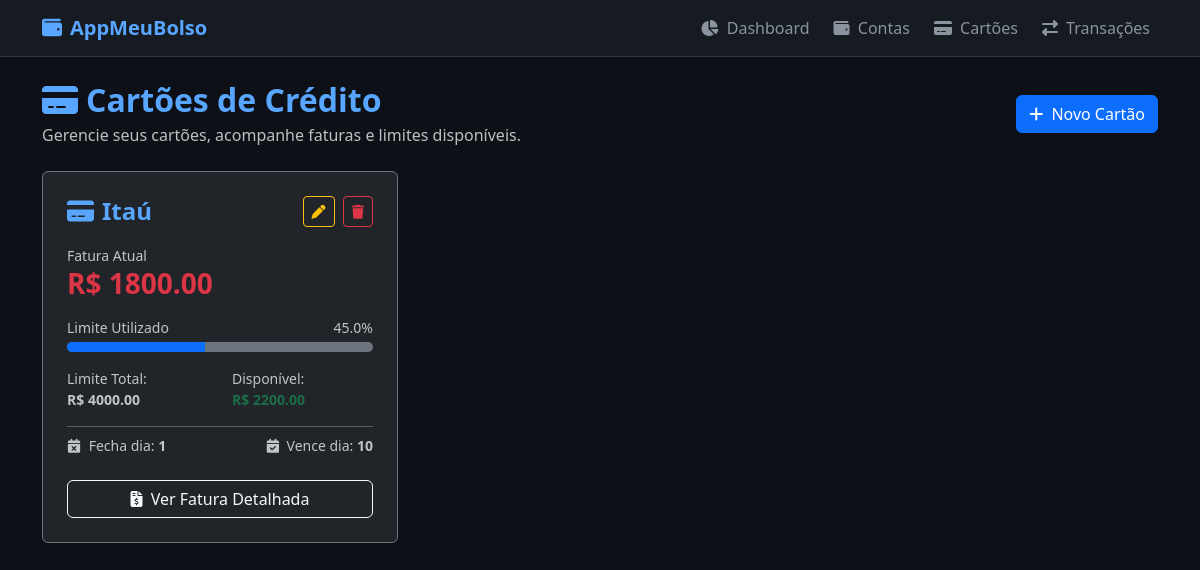
Screenshot of /cartoes/ with the database file from the repository.
### app/models.py (models this page shows)
class Cartao(db.Model):
    id = db.Column(db.Integer, primary_key=True)
    nome = db.Column(db.String(100), nullable=False)
    limite = db.Column(db.Float, nullable=False, default=0.0)
    dia_fechamento = db.Column(db.Integer, nullable=False, default=1)
    dia_vencimento = db.Column(db.Integer, nullable=False, default=10)
    @property
    def fatura_atual(self):
        return sum(t.valor for t in self.transacoes if t.tipo == 'despesa')
    @property
    def limite_disponivel(self):
        return self.limite - self.fatura_atual

class Transacao(db.Model):
    id = db.Column(db.Integer, primary_key=True)
    descricao = db.Column(db.String(150), nullable=False)
    valor = db.Column(db.Float, nullable=False)
    tipo = db.Column(db.String(20), nullable=False)  # 'receita' ou 'despesa'
    data = db.Column(db.DateTime, default=datetime.utcnow)
    conta_id = db.Column(db.Integer, db.ForeignKey('conta.id'), nullable=True)
    conta = db.relationship('Conta', backref=db.backref('transacoes', lazy=True, cascade='all, delete-orphan'))
    cartao_id = db.Column(db.Integer, db.ForeignKey('cartao.id'), nullable=True)
    cartao = db.relationship('Cartao', backref=db.backref('transacoes', lazy=True, cascade='all, delete-orphan'))
    parcela_atual = db.Column(db.Integer, default=1)
    total_parcelas = db.Column(db.Integer, default=1)

### app/routes/cartoes.py (the view)
@cartoes_bp.route('/')
def index():
    cartoes = Cartao.query.all()
    return render_template('cartoes/index.html', cartoes=cartoes)

### app/templates/cartoes/index.html
{% extends 'base.html' %}
{% block content %}
<div class="d-flex justify-content-between align-items-center mb-4">
    <div>
        <h2 class="fw-bold text-accent mb-1"><i class="fa-solid fa-credit-card me-2"></i>Cartões de Crédito</h2>
        <p class="text-light opacity-75 mb-0">Gerencie seus cartões, acompanhe faturas e limites disponíveis.</p>
    </div>
    <div>
        <a href="{{ url_for('cartoes.novo') }}" class="btn btn-primary shadow-sm">
            <i class="fa-solid fa-plus me-1"></i> Novo Cartão
        </a>
    </div>
</div>
<div class="row">
    {% if cartoes %}
        {% for c in cartoes %}
        {% set percentual = (c.fatura_atual / c.limite * 100) if c.limite > 0 else 0 %}
        <div class="col-md-6 col-lg-4 mb-4">
            <div class="card bg-dark text-light border-secondary shadow-sm h-100 position-relative">
                <div class="card-body p-4 d-flex flex-column justify-content-between">
                    <div>
                        <div class="d-flex justify-content-between align-items-center mb-3">
                            <h4 class="fw-bold text-accent mb-0"><i class="fa-solid fa-credit-card me-2"></i>{{ c.nome }}</h4>
                            <div>
                                <a href="{{ url_for('cartoes.editar', id=c.id) }}" class="btn btn-sm btn-outline-warning me-1" title="Editar">
                                    <i class="fa-solid fa-pen"></i>
                                </a>
                                <a href="{{ url_for('cartoes.deletar', id=c.id) }}" class="btn btn-sm btn-outline-danger" onclick="return confirm('Deseja excluir este cartão?')" title="Excluir">
                                    <i class="fa-solid fa-trash"></i>
                                </a>
                            </div>
                        </div>
                        <div class="mb-3">
                            <span class="text-light opacity-75 small">Fatura Atual</span>
                            <h3 class="fw-bold text-danger mb-0">R$ {{ "%.2f"|format(c.fatura_atual) }}</h3>
                        </div>
                        <div class="mb-3">
                            <div class="d-flex justify-content-between text-light opacity-75 small mb-1">
                                <span>Limite Utilizado</span>
                                <span>{{ "%.1f"|format(percentual) }}%</span>
                            </div>
                            <div class="progress bg-secondary" style="height: 10px;">
                                <div class="progress-bar {% if percentual > 90 %}bg-danger{% else %}bg-primary{% endif %}"
                                     role="progressbar" style="width: {{ percentual }}%;"></div>
                            </div>
                        </div>
                        <div class="row text-light opacity-75 small mb-3">
                            <div class="col-6">
                                <span>Limite Total:</span><br>
                                <strong class="text-light">R$ {{ "%.2f"|format(c.limite) }}</strong>
                            </div>
                            <div class="col-6">
                                <span>Disponível:</span><br>
                                <strong class="text-success">R$ {{ "%.2f"|format(c.limite_disponivel) }}</strong>
                            </div>
                        </div>
                        <div class="d-flex justify-content-between text-light opacity-75 small border-top border-secondary pt-2 mb-3">
                            <span><i class="fa-solid fa-calendar-xmark me-1"></i> Fecha dia: <strong>{{ c.dia_fechamento }}</strong></span>
                            <span><i class="fa-solid fa-calendar-check me-1"></i> Vence dia: <strong>{{ c.dia_vencimento }}</strong></span>
                        </div>
                    </div>
                    <a href="{{ url_for('cartoes.fatura', id=c.id) }}" class="btn btn-outline-light w-100 mt-2">
                        <i class="fa-solid fa-file-invoice-dollar me-1"></i> Ver Fatura Detalhada
                    </a>
                </div>
            </div>
        </div>
        {% endfor %}
    {% else %}
        <div class="col-12">
            <div class="card bg-dark text-light border-secondary p-4 text-center">
                <p class="text-light opacity-75 mb-0">Nenhum cartão cadastrado ainda. Clique em "Novo Cartão" para começar!</p>
            </div>
        </div>
    {% endif %}
</div>
{% endblock %}

### app/templates/base.html (style rules this page uses)
body { background-color: #0d1117; color: #c9d1d9; font-family: 'Segoe UI', Tahoma, Geneva, Verdana, sans-serif; }
.text-accent { color: #58a6ff; }

### rows the page displays
Cartao: nome "Itaú", percentual "45.0", limite "4000.00", limite_disponivel "2200.00", dia_fechamento "1", dia_vencimento "10"
Transacao: fatura_atual "1800.00"
